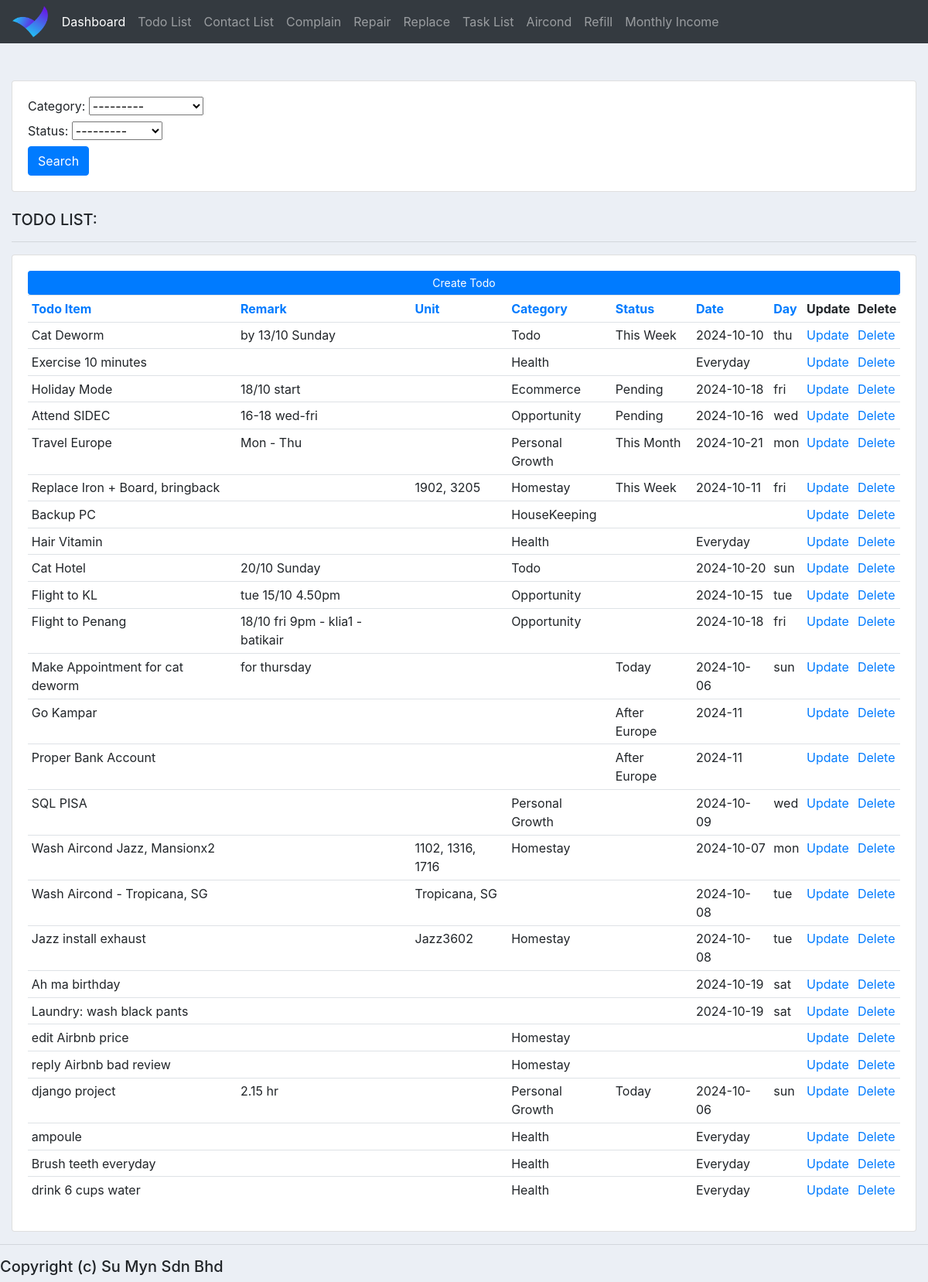
Screenshot of /table_todo_list/ with the database file from the repository.
### homestay_app/models.py (models this page shows, shortened)
class TodoList(models.Model):
    CATEGORY = (
        ("Not Chosen", "Not Chosen"),
        ("Todo", "Todo"),
        ("Personal Growth", "Personal Growth"),
        ("Money Matter", "Money Matter"),
        ("Health", "Health"),
        ("Opportunity", "Opportunity"),
        ("Homestay", "Homestay"),
        ("Stock Market", "Stock Market"),
        ("Ecommerce", "Ecommerce"),
        ("HouseKeeping", "HouseKeeping")
    )
    STATUS = (
        ("Not Chosen", "Not Chosen"),
        ("Today", "Today"),
        ("Tomorrow", "Tomorrow"),
        ("Pending", "Pending"),
        ("Done", "Done"),
        ("This Week", "This Week"),
        ("This Month", "This Month"),
        ("This Year", "This Year"),
        ("After Europe", "After Europe"),
    )
    todo_item = models.CharField(max_length=200, null=True, blank=True)
    remark = models.CharField(max_length=200, null=True, blank=True)
    unit = models.CharField(max_length=30, null=True, blank=True)
    category = models.CharField(max_length=30, null=True, blank=True, choices=CATEGORY)
    status =  models.CharField(max_length=30, blank=True, null=True, choices=STATUS)
    date = models.CharField(max_length=30, null=True, blank=True)
    day = models.CharField(max_length=30, null=True, blank=True)
    created_at = models.DateTimeField(auto_now_add=True, null=True, blank=True)
    updated_at = models.DateTimeField(auto_now=True, null=True, blank=True)

### homestay_app/views.py (the view)
# urls.py: path('table_todo_list/', views.todoList, name='todoList'),
def todoList(request):
    todo_list = TodoList.objects.all()
    sort_by = request.GET.get('sort', '')
    valid_sort_fields_todolist = ['todo_item', 'remark', 'unit', 'category', 'status', 'date', 'day', 'created_at']
    if sort_by in valid_sort_fields_todolist:
        todo_list = todo_list.order_by(F(sort_by).asc(nulls_last=True))
    myFilter = TodoListFilter(request.GET, queryset=todo_list)  # Changed todo_item to todo_list
    todo_list = myFilter.qs  # Changed todo_item to todo_list
    context = {'current_sort': sort_by, 'todo_list': todo_list, 'myFilter': myFilter}
    return render(request, 'table_todo_list.html', context)

### homestay_app/templates/table_todo_list.html (shortened to what this page needs)
{%  extends 'base.html' %}
{% block content %}
<br>
<div class="row">
	<div class="col-md-12">
		<br>
		<div class="row">
			<div class="col">
				<div class="card card-body">
					<form method="get">
						{{myFilter.form}}
						<button class="btn btn-primary" type="submit">Search</button>
					</form>
				</div>
			</div>
		</div>
		<br>
		<h5>TODO LIST:</h5>
		<hr>
		<div class="card card-body">
			<a class="btn btn-primary  btn-sm btn-block" href="{% url 'formTodoList' %}">Create Todo</a>
			<table class="table table-sm">
				<tr>
					<th><a href="?sort=todo_item" class="{% if current_sort == 'todo_item' %}sort-indicator-todolist{% endif %}">Todo Item</a></th>
					<th><a href="?sort=remark" class="{% if current_sort == 'remark' %}sort-indicator-todolist{% endif %}">Remark</a></th>
					<th><a href="?sort=unit" class="{% if current_sort == 'unit' %}sort-indicator-todolist{% endif %}">Unit</a></th>
					<th><a href="?sort=category" class="{% if current_sort == 'category' %}sort-indicator-todolist{% endif %}">Category</a></th>
					<th><a href="?sort=status" class="{% if current_sort == 'status' %}sort-indicator-todolist{% endif %}">Status</a></th>
					<th><a href="?sort=date" class="{% if current_sort == 'date' %}sort-indicator-todolist{% endif %}">Date</a></th>
					<th><a href="?sort=day" class="{% if current_sort == 'day' %}sort-indicator-todolist{% endif %}">Day</a></th>
					<th>Update</th>
					<th>Delete</th>
				</tr>
				{% for m in todo_list %}
					<tr>
						<td>{{m.todo_item|default:"" }}</td>
						<td>{{m.remark|default:"" }}</td>
						<td>{{m.unit|default:"" }}</td>
						<td>{{m.category|default:"" }}</td>
						<td>{{m.status|default:"" }}</td>
						<td>{{m.date|default:"" }}</td>
						<td>{{m.day|default:"" }}</td>
						<td><a href="{% url 'updateTodoList' m.id %}">Update</a></td>
						<td><a href="{% url 'deleteTodoList' m.id %}">Delete</a></td>
					</tr>
				{% endfor %}
			</table>
		</div>
	</div>
</div>
{% endblock %}

### static/css/base.css (style rules this page uses)
body { background-color: #ebeff5; }

### rows the page displays
TodoList: todo_item "Cat Deworm", remark "by 13/10 Sunday", category "Todo", status "This Week", date "2024-10-10", day "thu"
TodoList: todo_item "Exercise 10 minutes", category "Health", date "Everyday"
TodoList: todo_item "Holiday Mode", remark "18/10 start", category "Ecommerce", status "Pending", date "2024-10-18", day "fri"
TodoList: todo_item "Attend SIDEC", remark "16-18 wed-fri", category "Opportunity", status "Pending", date "2024-10-16", day "wed"
TodoList: todo_item "Travel Europe", remark "Mon - Thu", category "Personal Growth", status "This Month", date "2024-10-21", day "mon"
TodoList: todo_item "Replace Iron + Board, bringback", unit "1902, 3205", category "Homestay", status "This Week", date "2024-10-11", day "fri"
TodoList: todo_item "Backup PC", category "HouseKeeping"
TodoList: todo_item "Hair Vitamin", category "Health", date "Everyday"
TodoList: todo_item "Cat Hotel", remark "20/10 Sunday", category "Todo", date "2024-10-20", day "sun"
TodoList: todo_item "Flight to KL", remark "tue 15/10 4.50pm", category "Opportunity", date "2024-10-15", day "tue"
TodoList: todo_item "Flight to Penang", remark "18/10 fri 9pm - klia1 - batikair", category "Opportunity", date "2024-10-18", day "fri"
TodoList: todo_item "Make Appointment for cat deworm", remark "for thursday", status "Today", date "2024-10-06", day "sun"
TodoList: todo_item "Go Kampar", status "After Europe", date "2024-11"
TodoList: todo_item "Proper Bank Account", status "After Europe", date "2024-11"
TodoList: todo_item "SQL PISA", category "Personal Growth", date "2024-10-09", day "wed"
TodoList: todo_item "Wash Aircond Jazz, Mansionx2", unit "1102, 1316, 1716", category "Homestay", date "2024-10-07", day "mon"
TodoList: todo_item "Wash Aircond - Tropicana, SG", unit "Tropicana, SG", date "2024-10-08", day "tue"
TodoList: todo_item "Jazz install exhaust", unit "Jazz3602", category "Homestay", date "2024-10-08", day "tue"
TodoList: todo_item "Ah ma birthday", date "2024-10-19", day "sat"
TodoList: todo_item "Laundry: wash black pants", date "2024-10-19", day "sat"
TodoList: todo_item "edit Airbnb price", category "Homestay"
TodoList: todo_item "reply Airbnb bad review", category "Homestay"
TodoList: todo_item "django project", remark "2.15 hr", category "Personal Growth", status "Today", date "2024-10-06", day "sun"
TodoList: todo_item "ampoule", category "Health", date "Everyday"
TodoList: todo_item "Brush teeth everyday", category "Health", date "Everyday"
TodoList: todo_item "drink 6 cups water", category "Health", date "Everyday"
